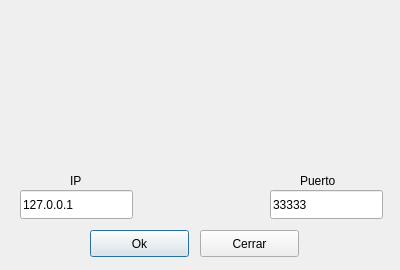
<?xml version="1.0" encoding="UTF-8"?>
<ui version="4.0">
 <class>combobox</class>
 <widget class="QDialog" name="combobox">
  <property name="geometry">
   <rect>
    <x>0</x>
    <y>0</y>
    <width>400</width>
    <height>270</height>
   </rect>
  </property>
  <property name="windowTitle">
   <string>Dialog</string>
  </property>
  <widget class="QPushButton" name="OkButton">
   <property name="geometry">
    <rect>
     <x>90</x>
     <y>230</y>
     <width>99</width>
     <height>27</height>
    </rect>
   </property>
   <property name="text">
    <string>Ok</string>
   </property>
  </widget>
  <widget class="QPushButton" name="CerrarButton">
   <property name="geometry">
    <rect>
     <x>200</x>
     <y>230</y>
     <width>99</width>
     <height>27</height>
    </rect>
   </property>
   <property name="text">
    <string>Cerrar</string>
   </property>
  </widget>
  <widget class="QLineEdit" name="IP">
   <property name="geometry">
    <rect>
     <x>20</x>
     <y>190</y>
     <width>113</width>
     <height>29</height>
    </rect>
   </property>
   <property name="text">
    <string>127.0.0.1</string>
   </property>
  </widget>
  <widget class="QLineEdit" name="PORT">
   <property name="geometry">
    <rect>
     <x>270</x>
     <y>190</y>
     <width>113</width>
     <height>29</height>
    </rect>
   </property>
   <property name="text">
    <string>33333</string>
   </property>
  </widget>
  <widget class="QWidget" name="verticalLayoutWidget">
   <property name="geometry">
    <rect>
     <x>20</x>
     <y>10</y>
     <width>361</width>
     <height>151</height>
    </rect>
   </property>
   <layout class="QVBoxLayout" name="verticalLayout"/>
  </widget>
  <widget class="QLabel" name="label">
   <property name="geometry">
    <rect>
     <x>70</x>
     <y>170</y>
     <width>16</width>
     <height>21</height>
    </rect>
   </property>
   <property name="text">
    <string>IP</string>
   </property>
  </widget>
  <widget class="QLabel" name="label_2">
   <property name="geometry">
    <rect>
     <x>300</x>
     <y>170</y>
     <width>51</width>
     <height>21</height>
    </rect>
   </property>
   <property name="text">
    <string>Puerto</string>
   </property>
  </widget>
 </widget>
 <resources/>
 <connections/>
</ui>
